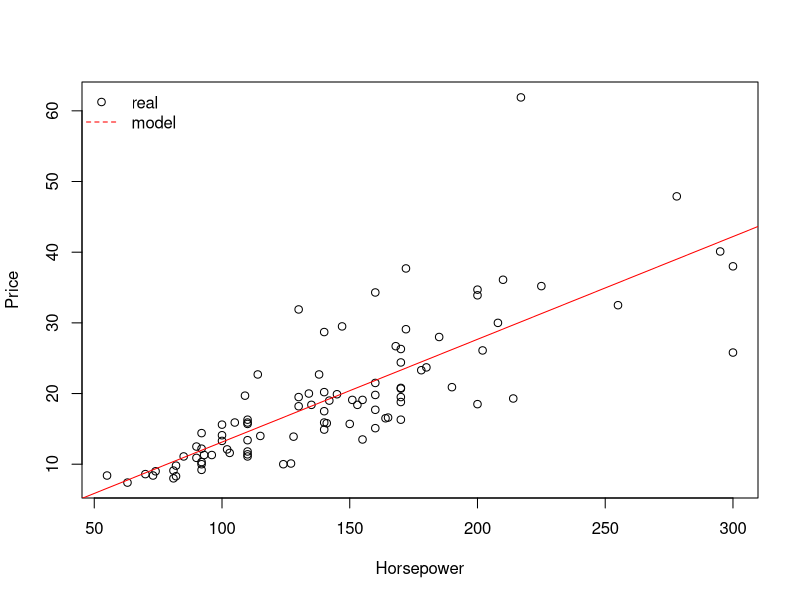
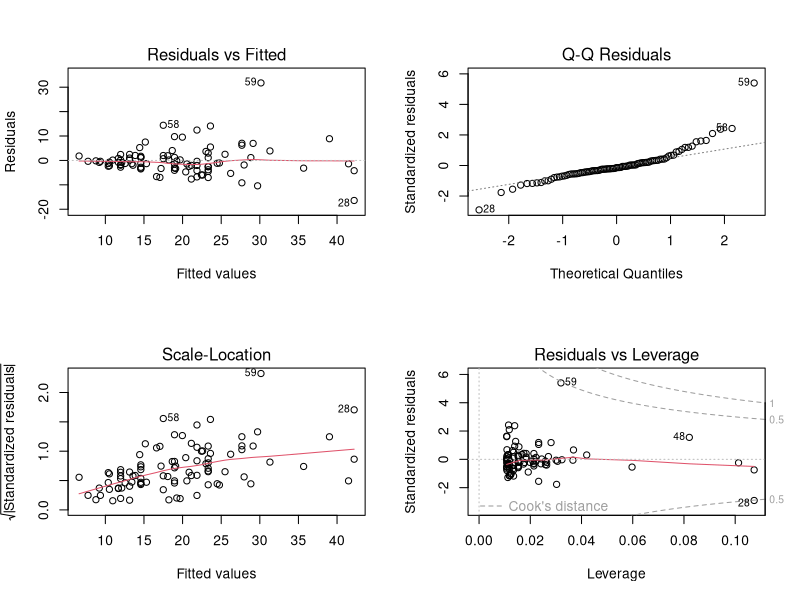
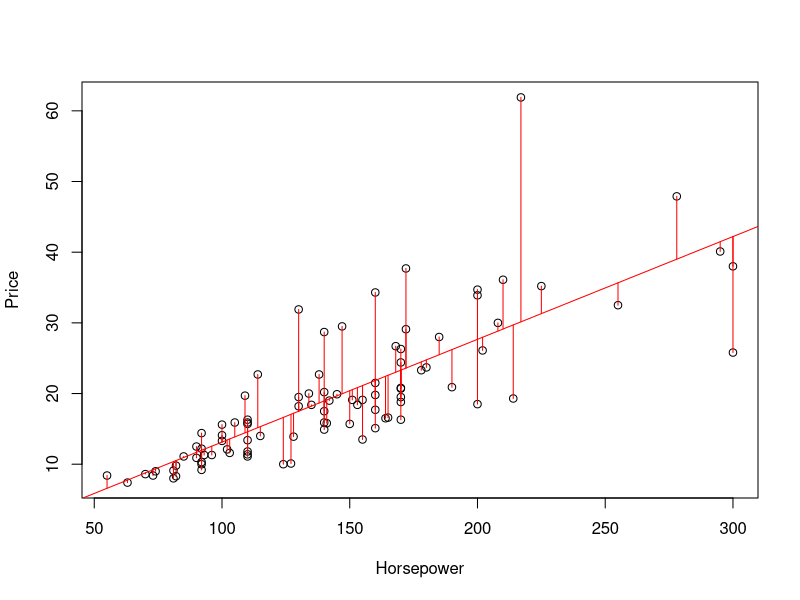
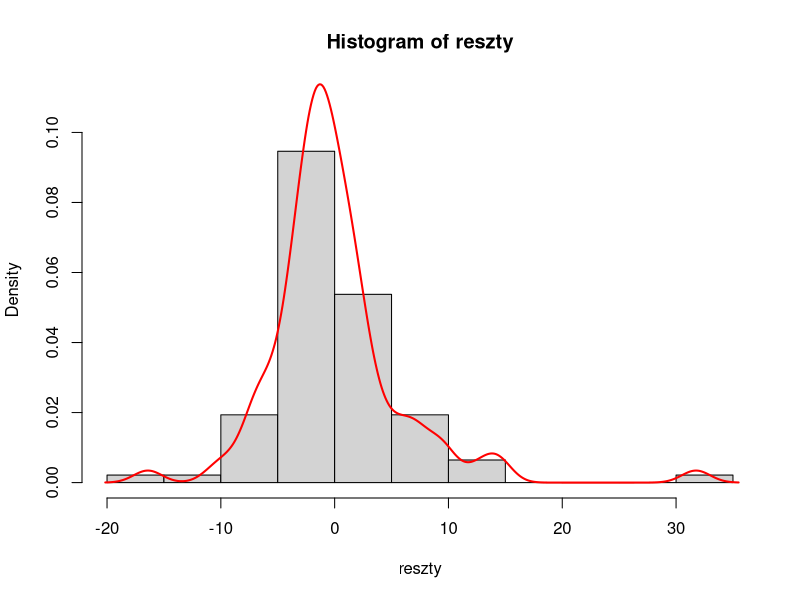
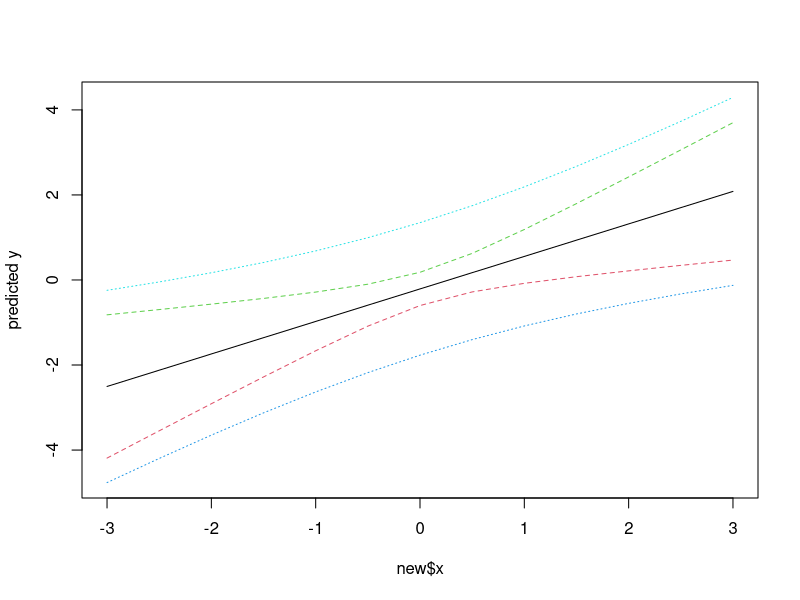

These charts were generated, in order, by the following R code:
## ---- chunk 1
knitr::opts_chunk$set(fig.width=5, fig.height=5, echo=TRUE, warning=FALSE, message=FALSE)
## ---- chunk 2
library(MASS)
## ---- chunk 3
dane <- Cars93
## ---- chunk 4
lm1 <- lm(Price~Horsepower, data=dane)
## ---- chunk 5

summary(lm1)
## ---- chunk 6
par(mfrow=c(1,1))
plot(dane$Price~dane$Horsepower, xlab="Horsepower", ylab="Price")
abline(lm1, col='red')
legend("topleft", legend=c("real","model"), col=c("black","red"), pch=c(1,NA), lty=c(NA,2), bty="n")

## ---- chunk 7
par(mfrow = c(2, 2))
plot(lm1)
par(mfrow = c(1, 1))

coefficients(lm1)

plot(dane$Price~dane$Horsepower, xlab="Horsepower", ylab="Price")
abline(lm1, col='red')
segments(dane$Horsepower, dane$Price, dane$Horsepower, lm1$fitted.values,col="red")


## ---- chunk 8
reszty = residuals(lm1)
hist(reszty, prob=TRUE, ylim=c(0,0.11))
lines(density(reszty), col="red", lwd=2)
## ---- chunk 9
shapiro.test(reszty)

x <- rnorm(15)
y <- x + rnorm(15)
predict(lm(y ~ x))
new <- data.frame(x = seq(-3, 3, 0.5))
predict(lm(y ~ x), new, se.fit = TRUE)
pred.w.plim <- predict(lm(y ~ x), new, interval = "prediction")
pred.w.clim <- predict(lm(y ~ x), new, interval = "confidence")
matplot(new$x, cbind(pred.w.clim, pred.w.plim[,-1]),
        lty = c(1,2,2,3,3), type = "l", ylab = "predicted y")

